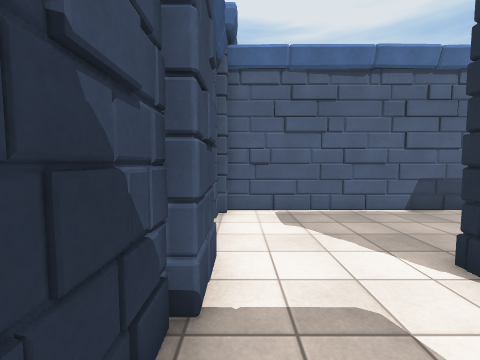
view 1 (above)

24 first-person views from a walk through a 3-D level made in the Unity game engine. The camera is 1.5 m above the floor, tilts 4° down and sees 90° across. The floor is counted in squares, 1 m on a side. Each view is taken from the middle of a square. On the plan, view 1 faces up. The plan holds only what a view shows up to about 13 squares ahead; the rest is blank. The place goes on beyond the plan. Surface patterns are stand-ins for the level's own textures.

view 2
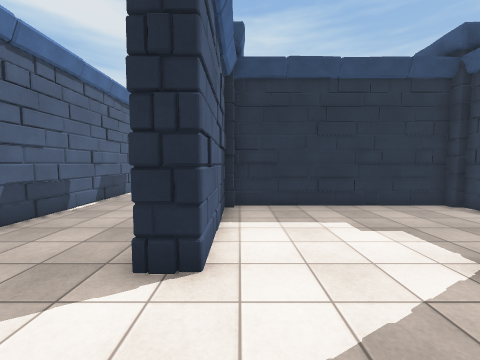

view 3
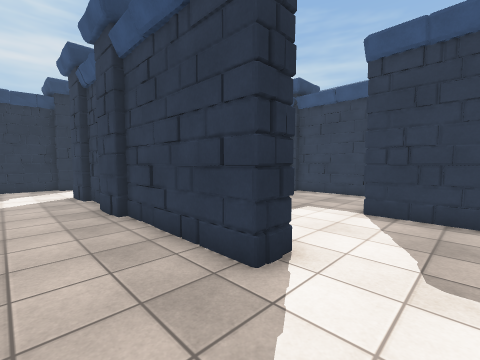

view 4
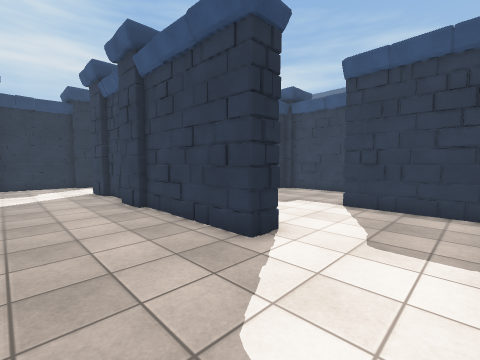

view 5
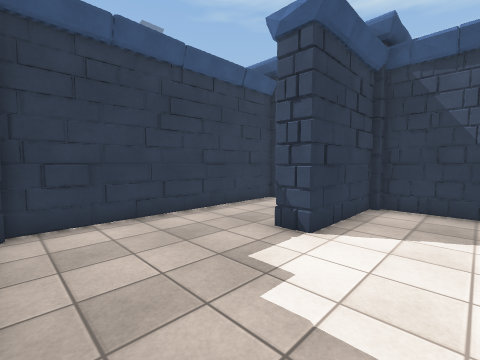

view 6
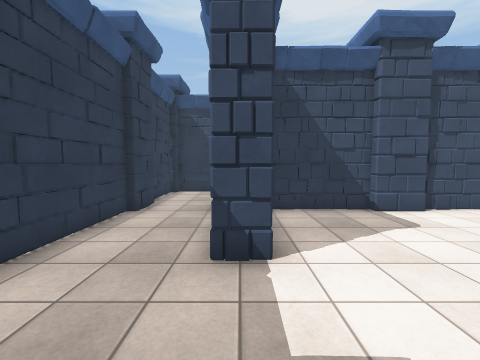

view 7
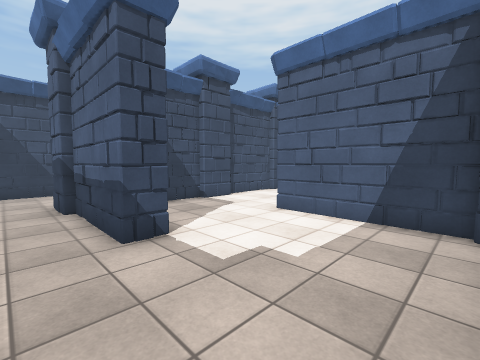

view 8
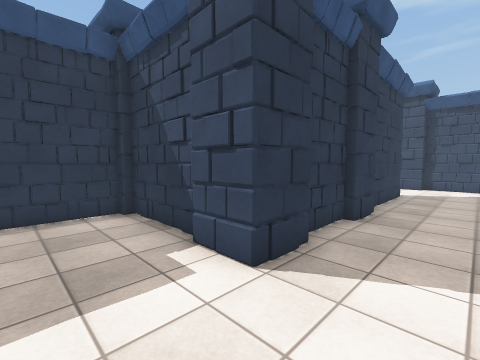

view 9
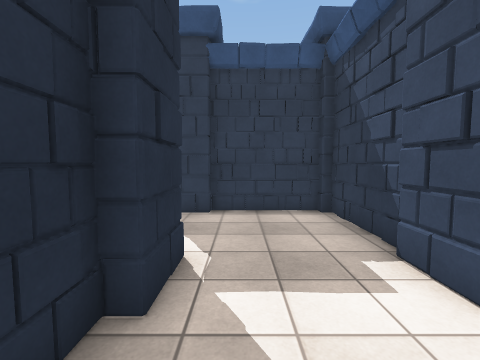

view 10
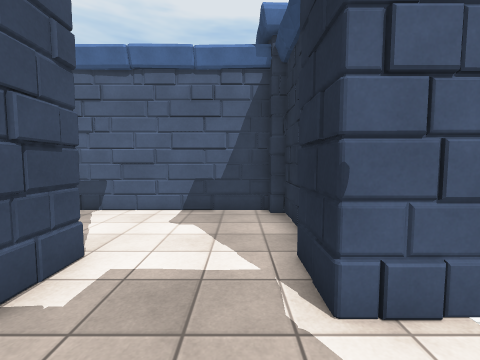

view 11
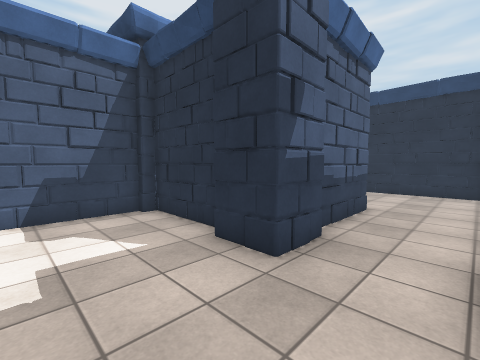

view 12
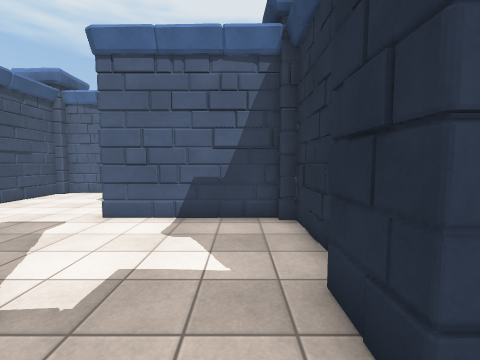

view 13
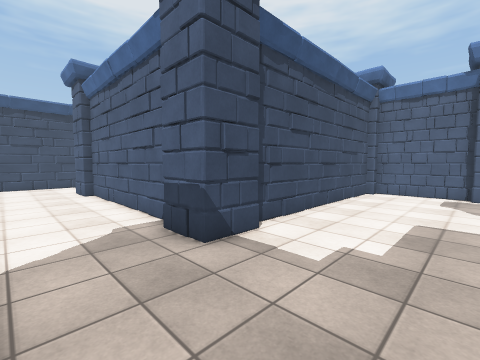

view 14
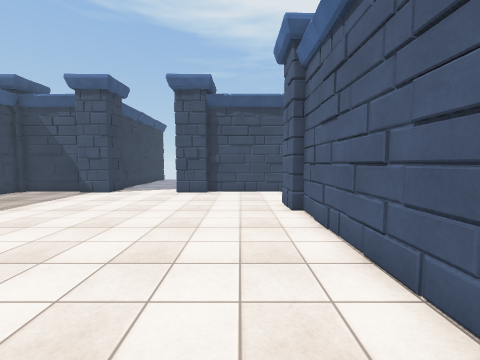

view 15
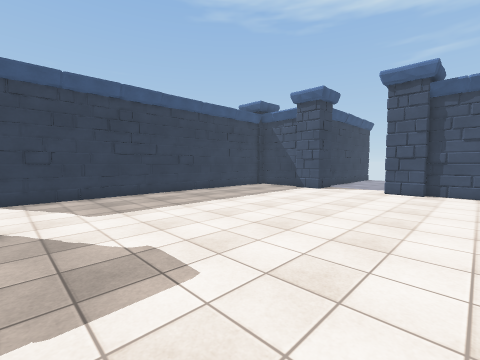

view 16
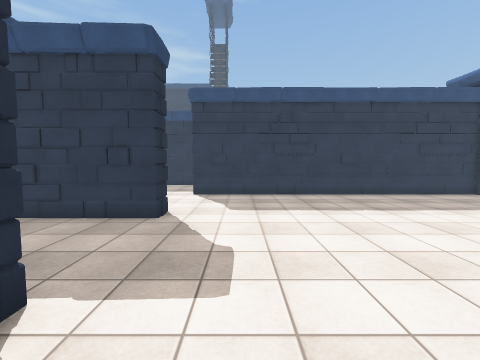

view 17
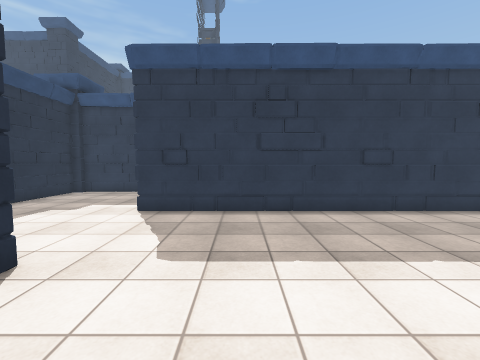

view 18
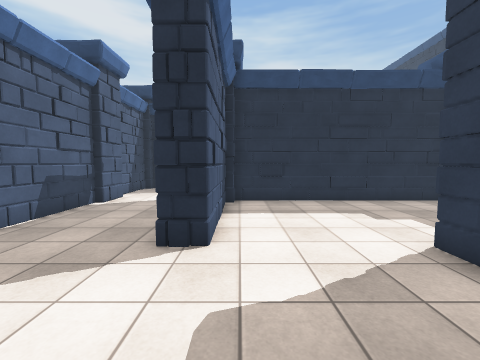

view 19
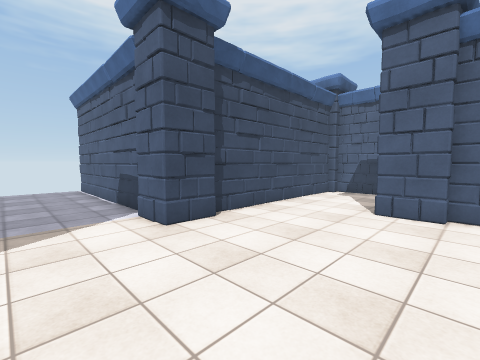

view 20
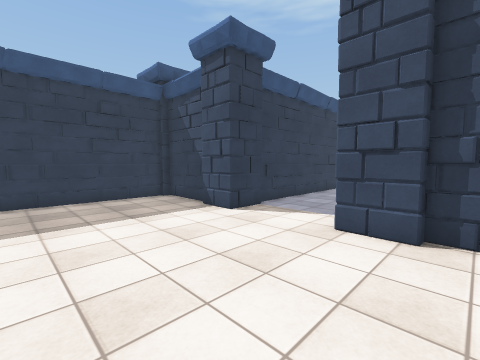

view 21
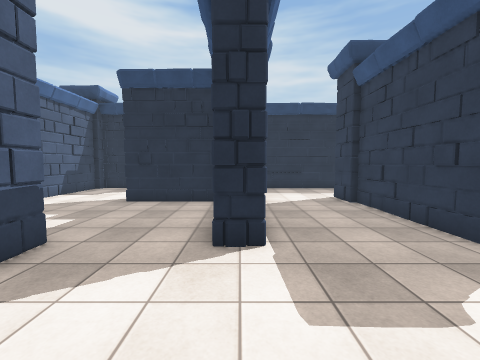

view 22
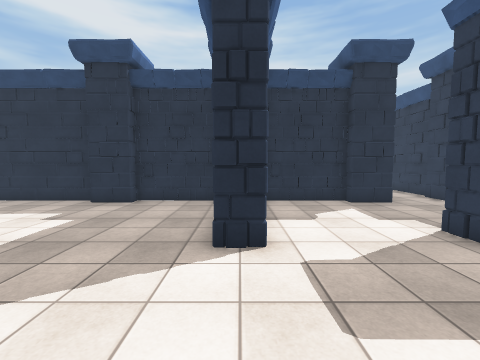

view 23
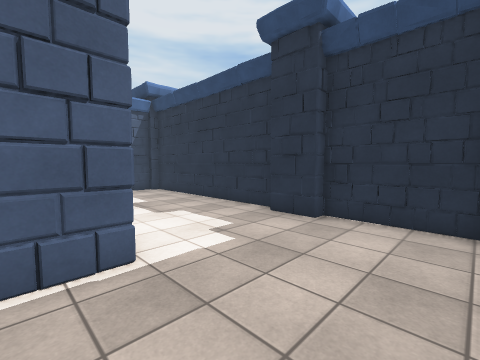

view 24
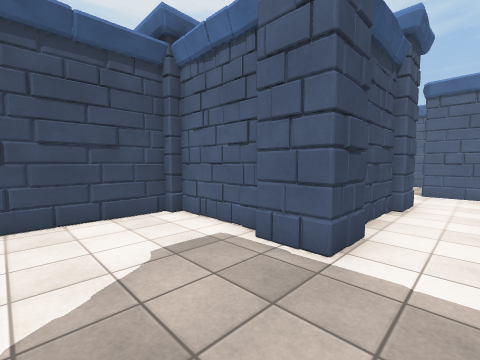

### Floor plan
Key: @ floor where view 1 was taken; # wall or solid block; . floor.
Columns run from 31 left of view 1 to 18 right of it. Each row starts with its distance up from view 1.
 13                         #.....#
 12                         #.....#
 11                         #.....#
 10                         #.....#
  9                         #.....#
  8                    ######....####################
  7                    #.........##.................##
  6                    #..........#..................#
  5                    #..........#..................#
  4                    #.........##........##..##...##
  3      ####          #.....######....##########...#
  2      #...          #.........##........##   #...##
  1      #...          #..........#.........#   #....
  0      #...          #..........#@........#   #....
 -1      #...          #.........##.........#   #...##
 -2      #...###########.....#...######.....#   #####
 -3      #...................#...##.........#
 -4      #...................#..............#
 -5      #..................##...##........##
 -6      #..............####################
 -7 ######..................##...
 -8 .............................
 -9 .............................
-10 ........................##...
-11 ######..............######
-12      #..................##
-13      #...................#
-14      #...................#
-15      #...................#
-16      ###############.....#
-17                     .....#
-18                     .....#
-19                      ....#
-20                      ...##
-21                      ####

Where each view was taken, in squares from view 1:
view 1: 0 up, 0 right, facing up
view 2: 2 up, 0 right, facing right
view 3: 6 up, 1 right, facing down-right
view 4: 7 up, 0 right, facing down-right
view 5: 1 up, 8 right, facing down-left
view 6: 2 down, 7 right, facing left
view 7: 4 down, 8 right, facing up-left
view 8: 6 up, 16 right, facing down-left
view 9: 6 up, 16 right, facing down
view 10: 0 up, 16 right, facing up
view 11: 5 down, 5 left, facing up-right
view 12: 4 down, 3 left, facing up
view 13: 5 down, 8 left, facing up-left
view 14: 4 down, 13 left, facing left
view 15: 4 down, 12 left, facing down-left
view 16: 4 down, 14 left, facing down
view 17: 8 down, 15 left, facing down
view 18: 12 down, 16 left, facing right
view 19: 10 down, 20 left, facing up-left
view 20: 5 down, 20 left, facing down-left
view 21: 6 down, 16 left, facing right
view 22: 3 up, 11 left, facing right
view 23: 4 up, 8 left, facing up-right
view 24: 4 up, 5 left, facing up-left
